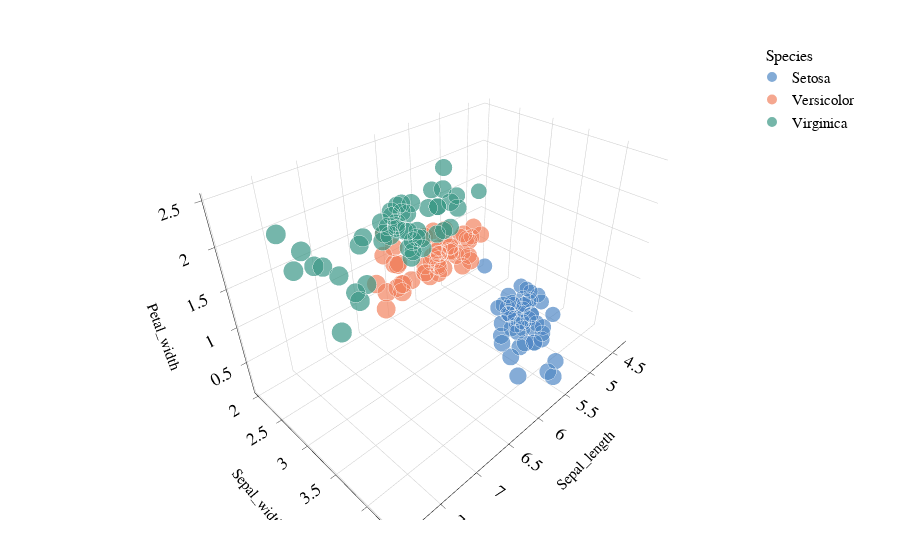

Write notebook code for a chart like this one.
### Markdown cell above
# 1. 3D scatter plot with Plotly Express

### Code cell
df = px.data.iris()

fig = px.scatter_3d(
    df,
    x="sepal_length",
    y="sepal_width",
    z="petal_width",
    color="species",
    size="sepal_length",
    color_discrete_map={
        "setosa": apc.aegean,
        "versicolor": apc.amber,
        "virginica": apc.seaweed,
    },
)

apc.plotly.style_plot(fig, monospaced_axes="all")
fig.show()

### Figure 1 — Plotly figure (JSON) as saved in the notebook; plotly's stock layout.template omitted (floating-point values rounded to 4 significant figures)
{"data": [{"hovertemplate": "species=setosa<br>sepal_length=%{marker.size}<br>sepal_width=%{y}<br>petal_width=%{z}<extra></extra>", "legendgroup": "setosa", "marker": {"color": "#5088C5", "size": [5.1, 4.9, 4.7, 4.6, 5.0, 5.4, 4.6, 5.0, 4.4, 4.9, 5.4, 4.8, 4.8, 4.3, 5.8, 5.7, 5.4, 5.1, 5.7, 5.1, 5.4, 5.1, 4.6, 5.1, 4.8, 5.0, 5.0, 5.2, 5.2, 4.7, 4.8, 5.4, 5.2, 5.5, 4.9, 5.0, 5.5, 4.9, 4.4, 5.1, 5.0, 4.5, 4.4, 5.0, 5.1, 4.8, 5.1, 4.6, 5.3, 5.0], "sizemode": "area", "sizeref": 0.01975, "symbol": "circle"}, "mode": "markers", "name": "Setosa", "scene": "scene", "showlegend": true, "type": "scatter3d", "x": [5.1, 4.9, 4.7, 4.6, 5.0, 5.4, 4.6, 5.0, 4.4, 4.9, 5.4, 4.8, 4.8, 4.3, 5.8, 5.7, 5.4, 5.1, 5.7, 5.1, 5.4, 5.1, 4.6, 5.1, 4.8, 5.0, 5.0, 5.2, 5.2, 4.7, 4.8, 5.4, 5.2, 5.5, 4.9, 5.0, 5.5, 4.9, 4.4, 5.1, 5.0, 4.5, 4.4, 5.0, 5.1, 4.8, 5.1, 4.6, 5.3, 5.0], "y": [3.5, 3.0, 3.2, 3.1, 3.6, 3.9, 3.4, 3.4, 2.9, 3.1, 3.7, 3.4, 3.0, 3.0, 4.0, 4.4, 3.9, 3.5, 3.8, 3.8, 3.4, 3.7, 3.6, 3.3, 3.4, 3.0, 3.4, 3.5, 3.4, 3.2, 3.1, 3.4, 4.1, 4.2, 3.1, 3.2, 3.5, 3.1, 3.0, 3.4, 3.5, 2.3, 3.2, 3.5, 3.8, 3.0, 3.8, 3.2, 3.7, 3.3], "z": [0.2, 0.2, 0.2, 0.2, 0.2, 0.4, 0.3, 0.2, 0.2, 0.1, 0.2, 0.2, 0.1, 0.1, 0.2, 0.4, 0.4, 0.3, 0.3, 0.3, 0.2, 0.4, 0.2, 0.5, 0.2, 0.2, 0.4, 0.2, 0.2, 0.2, 0.2, 0.4, 0.1, 0.2, 0.1, 0.2, 0.2, 0.1, 0.2, 0.2, 0.3, 0.3, 0.2, 0.6, 0.4, 0.3, 0.2, 0.2, 0.2, 0.2]}, {"hovertemplate": "species=versicolor<br>sepal_length=%{marker.size}<br>sepal_width=%{y}<br>petal_width=%{z}<extra></extra>", "legendgroup": "versicolor", "marker": {"color": "#F28360", "size": [7.0, 6.4, 6.9, 5.5, 6.5, 5.7, 6.3, 4.9, 6.6, 5.2, 5.0, 5.9, 6.0, 6.1, 5.6, 6.7, 5.6, 5.8, 6.2, 5.6, 5.9, 6.1, 6.3, 6.1, 6.4, 6.6, 6.8, 6.7, 6.0, 5.7, 5.5, 5.5, 5.8, 6.0, 5.4, 6.0, 6.7, 6.3, 5.6, 5.5, 5.5, 6.1, 5.8, 5.0, 5.6, 5.7, 5.7, 6.2, 5.1, 5.7], "sizemode": "area", "sizeref": 0.01975, "symbol": "circle"}, "mode": "markers", "name": "Versicolor", "scene": "scene", "showlegend": true, "type": "scatter3d", "x": [7.0, 6.4, 6.9, 5.5, 6.5, 5.7, 6.3, 4.9, 6.6, 5.2, 5.0, 5.9, 6.0, 6.1, 5.6, 6.7, 5.6, 5.8, 6.2, 5.6, 5.9, 6.1, 6.3, 6.1, 6.4, 6.6, 6.8, 6.7, 6.0, 5.7, 5.5, 5.5, 5.8, 6.0, 5.4, 6.0, 6.7, 6.3, 5.6, 5.5, 5.5, 6.1, 5.8, 5.0, 5.6, 5.7, 5.7, 6.2, 5.1, 5.7], "y": [3.2, 3.2, 3.1, 2.3, 2.8, 2.8, 3.3, 2.4, 2.9, 2.7, 2.0, 3.0, 2.2, 2.9, 2.9, 3.1, 3.0, 2.7, 2.2, 2.5, 3.2, 2.8, 2.5, 2.8, 2.9, 3.0, 2.8, 3.0, 2.9, 2.6, 2.4, 2.4, 2.7, 2.7, 3.0, 3.4, 3.1, 2.3, 3.0, 2.5, 2.6, 3.0, 2.6, 2.3, 2.7, 3.0, 2.9, 2.9, 2.5, 2.8], "z": [1.4, 1.5, 1.5, 1.3, 1.5, 1.3, 1.6, 1.0, 1.3, 1.4, 1.0, 1.5, 1.0, 1.4, 1.3, 1.4, 1.5, 1.0, 1.5, 1.1, 1.8, 1.3, 1.5, 1.2, 1.3, 1.4, 1.4, 1.7, 1.5, 1.0, 1.1, 1.0, 1.2, 1.6, 1.5, 1.6, 1.5, 1.3, 1.3, 1.3, 1.2, 1.4, 1.2, 1.0, 1.3, 1.2, 1.3, 1.3, 1.1, 1.3]}, {"hovertemplate": "species=virginica<br>sepal_length=%{marker.size}<br>sepal_width=%{y}<br>petal_width=%{z}<extra></extra>", "legendgroup": "virginica", "marker": {"color": "#3B9886", "size": [6.3, 5.8, 7.1, 6.3, 6.5, 7.6, 4.9, 7.3, 6.7, 7.2, 6.5, 6.4, 6.8, 5.7, 5.8, 6.4, 6.5, 7.7, 7.7, 6.0, 6.9, 5.6, 7.7, 6.3, 6.7, 7.2, 6.2, 6.1, 6.4, 7.2, 7.4, 7.9, 6.4, 6.3, 6.1, 7.7, 6.3, 6.4, 6.0, 6.9, 6.7, 6.9, 5.8, 6.8, 6.7, 6.7, 6.3, 6.5, 6.2, 5.9], "sizemode": "area", "sizeref": 0.01975, "symbol": "circle"}, "mode": "markers", "name": "Virginica", "scene": "scene", "showlegend": true, "type": "scatter3d", "x": [6.3, 5.8, 7.1, 6.3, 6.5, 7.6, 4.9, 7.3, 6.7, 7.2, 6.5, 6.4, 6.8, 5.7, 5.8, 6.4, 6.5, 7.7, 7.7, 6.0, 6.9, 5.6, 7.7, 6.3, 6.7, 7.2, 6.2, 6.1, 6.4, 7.2, 7.4, 7.9, 6.4, 6.3, 6.1, 7.7, 6.3, 6.4, 6.0, 6.9, 6.7, 6.9, 5.8, 6.8, 6.7, 6.7, 6.3, 6.5, 6.2, 5.9], "y": [3.3, 2.7, 3.0, 2.9, 3.0, 3.0, 2.5, 2.9, 2.5, 3.6, 3.2, 2.7, 3.0, 2.5, 2.8, 3.2, 3.0, 3.8, 2.6, 2.2, 3.2, 2.8, 2.8, 2.7, 3.3, 3.2, 2.8, 3.0, 2.8, 3.0, 2.8, 3.8, 2.8, 2.8, 2.6, 3.0, 3.4, 3.1, 3.0, 3.1, 3.1, 3.1, 2.7, 3.2, 3.3, 3.0, 2.5, 3.0, 3.4, 3.0], "z": [2.5, 1.9, 2.1, 1.8, 2.2, 2.1, 1.7, 1.8, 1.8, 2.5, 2.0, 1.9, 2.1, 2.0, 2.4, 2.3, 1.8, 2.2, 2.3, 1.5, 2.3, 2.0, 2.0, 1.8, 2.1, 1.8, 1.8, 1.8, 2.1, 1.6, 1.9, 2.0, 2.2, 1.5, 1.4, 2.3, 2.4, 1.8, 1.8, 2.1, 2.4, 2.3, 1.9, 2.3, 2.5, 2.3, 1.9, 2.0, 2.3, 1.8]}], "layout": {"legend": {"itemsizing": "constant", "title": {"text": "Species"}, "tracegroupgap": 0}, "margin": {"b": 40, "l": 40, "r": 40, "t": 40}, "scene": {"domain": {"x": [0, 1], "y": [0, 1]}, "xaxis": {"tickfont": {"family": "SuisseIntlMono", "size": 14.5}, "tickformat": ",", "title": {"text": "Sepal_length"}}, "yaxis": {"tickfont": {"family": "SuisseIntlMono", "size": 14.5}, "tickformat": ",", "title": {"text": "Sepal_width"}}, "zaxis": {"tickfont": {"family": "SuisseIntlMono", "size": 14.5}, "tickformat": ",", "title": {"text": "Petal_width"}}}}}
